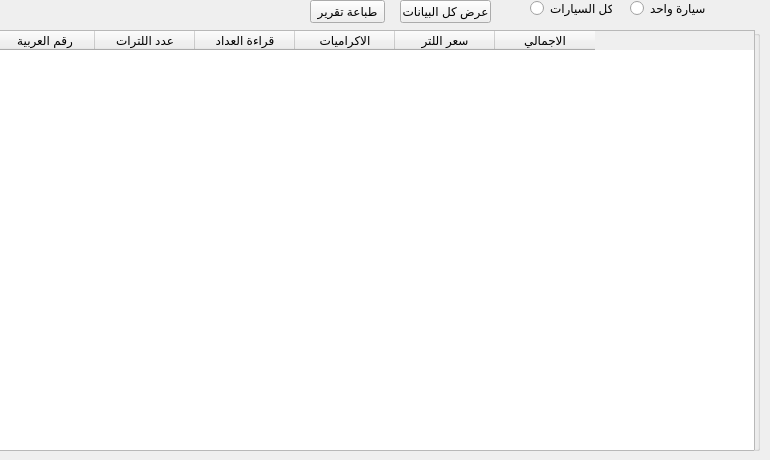
      <widget class="QWidget" name="tab_11">
       <attribute name="title">
        <string>الوقود</string>
       </attribute>
       <widget class="QGroupBox" name="groupBox_2">
        <property name="geometry">
         <rect>
          <x>-1</x>
          <y>30</y>
          <width>761</width>
          <height>421</height>
         </rect>
        </property>
        <property name="title">
         <string/>
        </property>
        <widget class="QTableWidget" name="tableWidget_2">
         <property name="geometry">
          <rect>
           <x>-5</x>
           <y>0</y>
           <width>761</width>
           <height>421</height>
          </rect>
         </property>
         <column>
          <property name="text">
           <string>رقم العربية</string>
          </property>
         </column>
         <column>
          <property name="text">
           <string>عدد اللترات</string>
          </property>
         </column>
         <column>
          <property name="text">
           <string>قراءة العداد</string>
          </property>
         </column>
         <column>
          <property name="text">
           <string>الاكراميات</string>
          </property>
         </column>
         <column>
          <property name="text">
           <string>سعر اللتر</string>
          </property>
         </column>
         <column>
          <property name="text">
           <string>الاجمالي</string>
          </property>
         </column>
        </widget>
       </widget>
       <widget class="QRadioButton" name="radioButton_4">
        <property name="geometry">
         <rect>
          <x>530</x>
          <y>0</y>
          <width>82</width>
          <height>17</height>
         </rect>
        </property>
        <property name="text">
         <string>كل السيارات</string>
        </property>
       </widget>
       <widget class="QPushButton" name="pushButton_5">
        <property name="geometry">
         <rect>
          <x>310</x>
          <y>0</y>
          <width>75</width>
          <height>23</height>
         </rect>
        </property>
        <property name="text">
         <string>طباعة تقرير</string>
        </property>
       </widget>
       <widget class="QRadioButton" name="radioButton_3">
        <property name="geometry">
         <rect>
          <x>630</x>
          <y>0</y>
          <width>82</width>
          <height>17</height>
         </rect>
        </property>
        <property name="text">
         <string>سيارة واحد</string>
        </property>
       </widget>
       <widget class="QPushButton" name="pushButton_4">
        <property name="geometry">
         <rect>
          <x>400</x>
          <y>0</y>
          <width>91</width>
          <height>23</height>
         </rect>
        </property>
        <property name="text">
         <string>عرض كل البيانات</string>
        </property>
       </widget>
      </widget>
